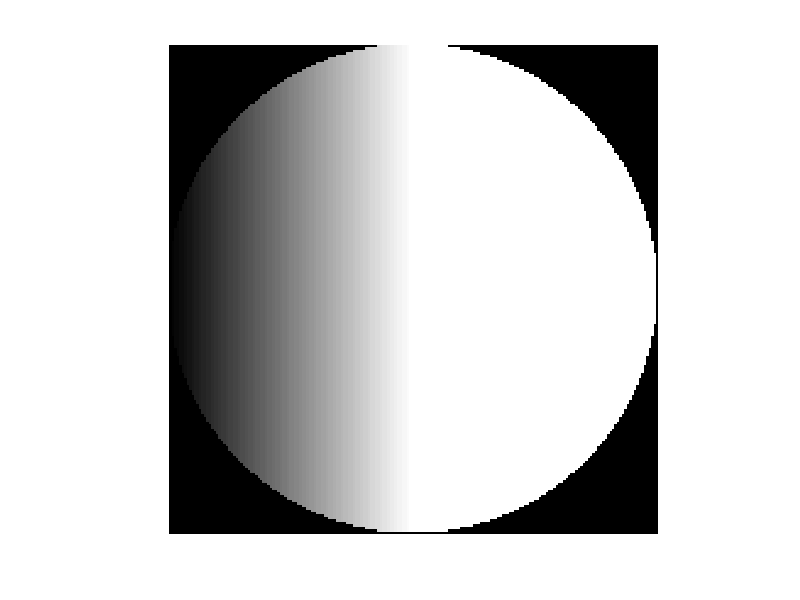

Reproduce this figure in MATLAB.
image = uint8(zeros(200, 200));

w = size(image, 1);
h = size(image, 2);

radius = 100;
for row = 1:w
    for col = 1:h
        dx = w/2 - row;
        dy = h/2 - col;
        if(sqrt(dx^2 + dy^2)) < radius
            % This does weird stuff with a radius of less than 100 because
            % the col variable starts at the left of the overall image not
            % the left of the circle, and yet is always divided by.
            image(row, col) = min(255 * col / radius, 255);
        end
    end
end

imshow(image)